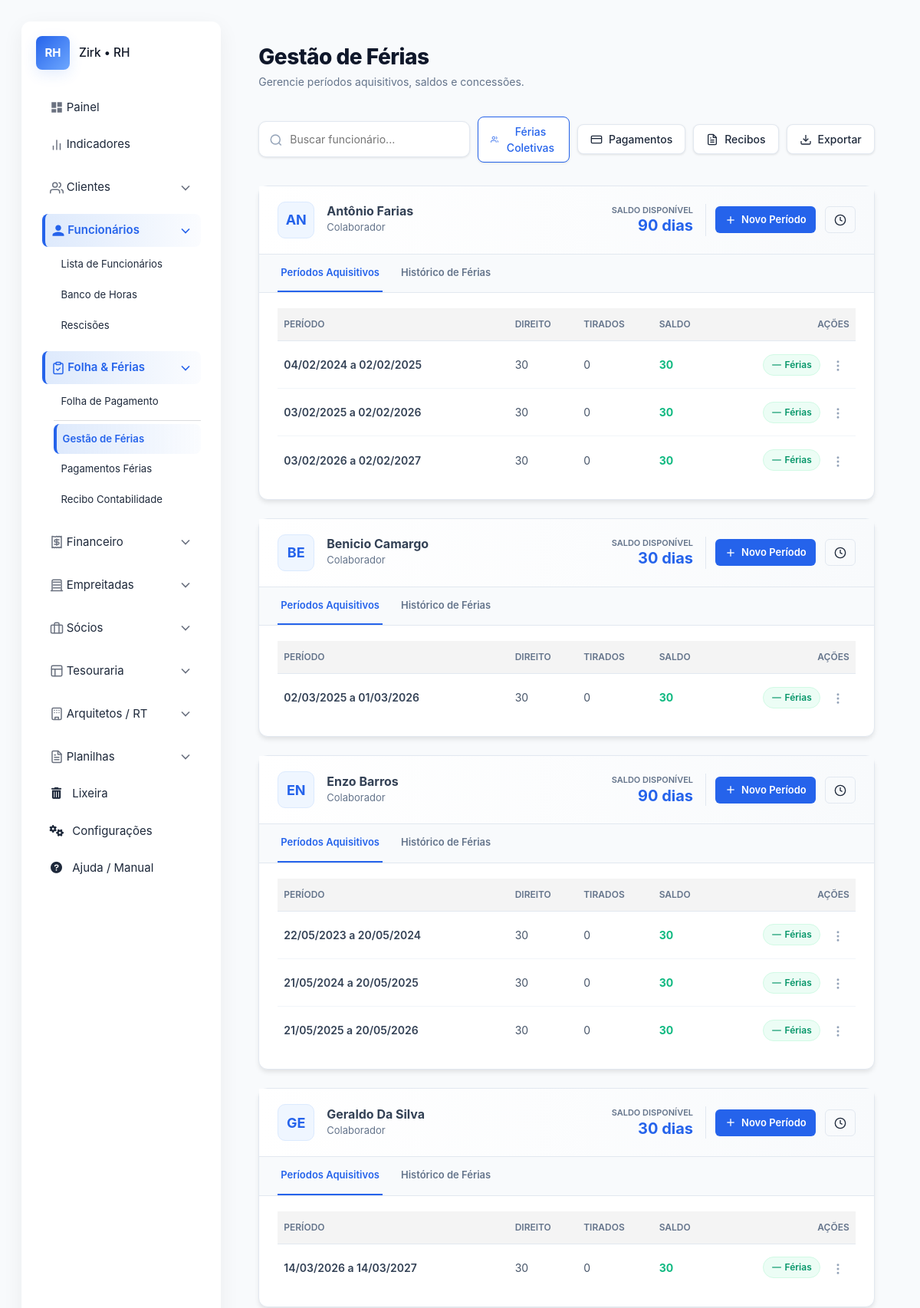
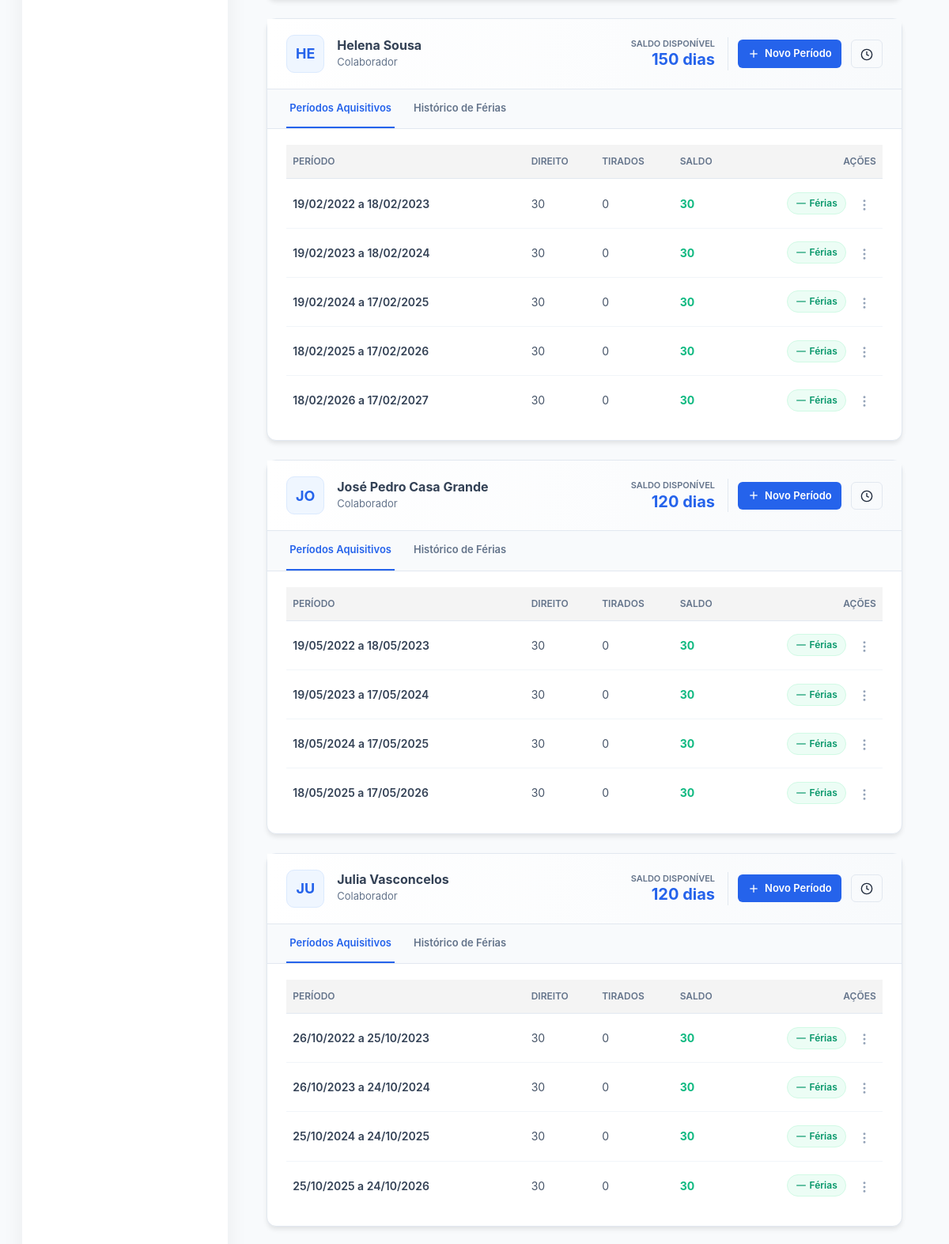
Screenshot of /ferias/ (signed in, upper part) with the database file from the repository (2 pictures, top to bottom).
### apps/funcionarios/models.py (models this page shows, shortened)
class Funcionario(SoftDeleteMixin):
    nome = models.CharField(max_length=200)
    data_nascimento = models.DateField(null=True, blank=True)
    natural_de = models.CharField(max_length=100, blank=True, null=True)
    sexo = models.CharField(
        max_length=1,
        choices=Sexo.choices,
        default=Sexo.OUTRO)
    grau_instrucao = models.IntegerField(choices=GrauInstrucao.choices, null=True, blank=True)
    estado_civil = models.CharField(max_length=3, choices=EstadoCivil.choices, blank=True, null=True)
    conjuge = models.CharField(max_length=200, blank=True, null=True)
    nome_pai = models.CharField(max_length=200, blank=True, null=True)
    nome_mae = models.CharField(max_length=200, blank=True, null=True)
    numero_filhos = models.PositiveIntegerField(default=0)
    def __str__(self):
        return self.nome

### apps/ferias/models.py (models this page shows)
class PeriodoAquisitivo(SoftDeleteMixin):
    funcionario = models.ForeignKey(Funcionario, on_delete=models.CASCADE, related_name='periodos_aquisitivos')
    data_inicio = models.DateField()
    data_fim = models.DateField()
    dias_direito = models.PositiveIntegerField(default=30)
    def __str__(self):
        return f"{self.funcionario.nome} - {self.data_inicio:%d/%m/%Y} a {self.data_fim:%d/%m/%Y}"
    def dias_gozados(self):
        total = 0
        for f in self.ferias_registradas.all(): #type: ignore
            total += max(0, (f.dias_tirados+ (f.faltas_justificadas_descontadas or 0)))
        return total
    def saldo_restante(self):
        saldo = self.dias_direito - self.dias_gozados()
        return saldo

### apps/ferias/views.py (the view)
# urls.py: path('', views.listar_funcionarios, name='listar_funcionarios'),
@login_required
def listar_funcionarios(request):
    funcionarios = (
        Funcionario.objects
        .select_related("banco_horas")
        .prefetch_related("periodos_aquisitivos__ferias_registradas")
        .order_by("nome")
    )
    form_periodo = PeriodoAquisitivoForm()
    form_ferias = FeriasForm()
    form_ferias_coletivas = FeriasColetivasForm()
    return render(request, "core/ferias/listar_funcionarios.html", {
        "funcionarios": funcionarios,
        "form_periodo": form_periodo,
        "form_ferias": form_ferias,
        "form_ferias_coletivas": form_ferias_coletivas, # Passando para o template
    })

### apps/ferias/forms.py (shortened to what this page needs)
class PeriodoAquisitivoForm(forms.ModelForm):
    class Meta:
        model = PeriodoAquisitivo
        fields = ['funcionario', 'data_inicio', 'data_fim', 'dias_direito']
        widgets = {
            'funcionario': forms.Select(attrs={'class': 'form-select'}),
            'data_inicio': forms.DateInput(attrs={'type': 'date', 'class': 'form-control'}, format='%Y-%m-%d'),
            'data_fim': forms.DateInput(attrs={'type': 'date', 'class': 'form-control'}, format='%Y-%m-%d'),
            'dias_direito': forms.NumberInput(attrs={'class': 'form-control', 'max': 30}),
        }

### apps/configuracoes/context_processors.py (called while the page is built)
def configuracoes_globais(request):
    return {}

### apps/configuracoes/mixin.py (called while the page is built)
    def get_queryset(self):
        return super().get_queryset().filter(is_deleted=False)

### apps/ferias/service.py (called while the page is built, shortened)
def gerar_novo_periodo_aquisitivo(funcionario):
    if getattr(funcionario, 'is_deleted', False):
        return None
    if not hasattr(funcionario, 'dados_trabalhistas'):
        return None
    dados = funcionario.dados_trabalhistas
    data_admissao = dados.data_admissao_marcenaria or dados.data_admissao_contabilidade
    if not data_admissao:
        return None
    ultimo_periodo = funcionario.periodos_aquisitivos.order_by('-data_fim').first()
    hoje = timezone.now().date()
    data_limite_retroativa = hoje - relativedelta(years=2)
    data_inicio_calculada = None
    if not ultimo_periodo:
        data_inicio_calculada = data_admissao
    else:
        if ultimo_periodo.data_fim >= hoje:
            return None  # Período atual ainda está vigente
        data_inicio_calculada = ultimo_periodo.data_fim + timedelta(days=1)

def atualizar_todos_periodos():
    funcionarios = Funcionario.objects.all() # O SoftDeleteMixin já deve filtrar os deletados
    for func in funcionarios:
        if getattr(func, 'is_deleted', False):
            continue
        gerar_novo_periodo_aquisitivo(func)

### templates/core/ferias/listar_funcionarios.html (shortened to what this page needs)
{% extends "core/base.html" %}
{% load static %}
{% block content %}
<div class="rh-container">
    <div class="rh-header">
        <div class="rh-title">
            <h1>Gestão de Férias</h1>
            <p>Gerencie períodos aquisitivos, saldos e concessões.</p>
        </div>
        <div class="header-actions">
            <div class="search-bar">
                <span class="search-icon">
                    <svg width="18" height="18" viewBox="0 0 24 24" fill="none" stroke="currentColor" stroke-width="2"><circle cx="11" cy="11" r="8"></circle><line x1="21" y1="21" x2="16.65" y2="16.65"></line></svg>
                </span>
                <input id="searchInput" type="text" placeholder="Buscar funcionário..." onkeyup="filterEmployees()">
            </div>
            <button onclick="openModal('modalColetivas')" class="btn-nav" style="color: var(--primary); border-color: var(--primary);">
                <svg width="16" height="16" viewBox="0 0 24 24" fill="none" stroke="currentColor" stroke-width="2"><path d="M17 21v-2a4 4 0 0 0-4-4H5a4 4 0 0 0-4 4v2"></path><circle cx="9" cy="7" r="4"></circle><path d="M23 21v-2a4 4 0 0 0-3-3.87"></path><path d="M16 3.13a4 4 0 0 1 0 7.75"></path></svg>
                Férias Coletivas
            </button>
            <a href="{% url 'ferias:listar_pagamentos' %}" class="btn-nav">
                <svg width="16" height="16" viewBox="0 0 24 24" fill="none" stroke="currentColor" stroke-width="2"><rect x="2" y="5" width="20" height="14" rx="2"></rect><line x1="2" y1="10" x2="22" y2="10"></line></svg>
                Pagamentos
            </a>
            <a href="{% url 'ferias:listar_recibos' %}" class="btn-nav">
                Recibos
            </a>
            <a href="{% url 'ferias:exportar_planilha_ferias' %}" class="btn-nav" title="Baixar Planilha Geral">
                <svg width="16" height="16" viewBox="0 0 24 24" fill="none" stroke="currentColor" stroke-width="2"><path d="M21 15v4a2 2 0 0 1-2 2H5a2 2 0 0 1-2-2v-4"></path><polyline points="7 10 12 15 17 10"></polyline><line x1="12" y1="15" x2="12" y2="3"></line></svg>
                Exportar
            </a>
        </div>
    </div>
    <div class="rh-grid" id="employeesGrid">
        {% for funcionario in funcionarios %}
        <div class="employee-card" data-name="{{ funcionario.nome|lower }}">
            <div class="card-header">
                <div class="user-info">
                    <div class="avatar">{{ funcionario.nome|slice:":2"|upper }}</div>
                    <div class="user-details">
                        <h3>{{ funcionario.nome }}</h3>
                        <span>{{ funcionario.funcao|default:"Colaborador" }}</span>
                    </div>
                </div>
                <div class="card-actions">
                    <div class="saldo-badge">
                        <small>Saldo Disponível</small>
                        <strong id="saldo-display-{{ funcionario.id }}">--</strong>
                    </div>
                    <button onclick="openCreatePeriodo('{{ funcionario.id }}')" class="btn-action-sm">
                        <svg width="16" height="16" viewBox="0 0 24 24" fill="none" stroke="currentColor" stroke-width="2"><line x1="12" y1="5" x2="12" y2="19"></line><line x1="5" y1="12" x2="19" y2="12"></line></svg>
                        Novo Período
                    </button>
                    <a href="{% url 'banco_horas:registrar' %}?func={{ funcionario.id }}" class="btn-ghost-sm" title="Lançar Horas">
                        <svg width="16" height="16" viewBox="0 0 24 24" fill="none" stroke="currentColor" stroke-width="2"><circle cx="12" cy="12" r="10"></circle><polyline points="12 6 12 12 16 14"></polyline></svg>
                    </a>
                </div>
            </div>
            <div class="tabs-container">
                <div class="rh-tabs">
                    <div class="rh-tab active" onclick="switchTab(this, 'periodos-{{ funcionario.id }}')">Períodos Aquisitivos</div>
                    <div class="rh-tab" onclick="switchTab(this, 'ferias-{{ funcionario.id }}')">Histórico de Férias</div>
                </div>
            </div>
            <div id="periodos-{{ funcionario.id }}" class="tab-content active">
                {% if funcionario.periodos_aquisitivos.all %}
                <table class="rh-table">
                    <thead>
                        <tr>
                            <th style="width: 40%;">Período</th>
                            <th>Direito</th>
                            <th>Tirados</th>
                            <th>Saldo</th>
                            <th style="text-align: right;">Ações</th>
                        </tr>
                    </thead>
                    <tbody>
                        {% for periodo in funcionario.periodos_aquisitivos.all %}
                        <tr>
                            <td>
                                <div class="periodo-dates">{{ periodo.data_inicio|date:"d/m/Y" }} a {{ periodo.data_fim|date:"d/m/Y" }}</div>
                            </td>
                            <td>{{ periodo.dias_direito }}</td>
                            <td>{{ periodo.dias_gozados }}</td>
                            <td>
                                <span class="calc-saldo" data-emp="{{ funcionario.id }}" style="font-weight:700; color: {% if periodo.saldo_restante < 0 %}var(--danger){% else %}var(--success){% endif %}">
                                    {{ periodo.saldo_restante }}
                                </span>
                            </td>
                            <td style="text-align: right;">
                                <div style="display: flex; align-items: center; justify-content: flex-end; gap: 8px;">
                                    {% if periodo.saldo_restante > 0 %}
                                    <button class="btn-launch" onclick="openCreateFerias('{{ periodo.pk }}')">
                                        <svg width="14" height="14" viewBox="0 0 24 24" fill="none" stroke="currentColor" stroke-width="2"><path d="M2 12h20"></path></svg>
                                        Férias
                                    </button>
                                    {% endif %}
                                    <div class="action-menu">
                                        <button class="btn-icon" onclick="toggleMenu('menu-p-{{ periodo.pk }}')">
                                            <svg width="18" height="18" viewBox="0 0 24 24" fill="none" stroke="currentColor" stroke-width="2"><circle cx="12" cy="12" r="1"></circle><circle cx="12" cy="5" r="1"></circle><circle cx="12" cy="19" r="1"></circle></svg>
                                        </button>
                                    </div>
                                </div>
                            </td>
                        </tr>
                        {% endfor %}
                    </tbody>
                </table>
                {% else %}
                <div style="text-align: center; padding: 20px; color: var(--text-muted); font-size: 14px;">
                    Nenhum período aquisitivo cadastrado para este colaborador.
                </div>
                {% endif %}
            </div>
        </div>
        {% empty %}
        <div style="text-align: center; padding: 40px; color: var(--text-muted);">
            Nenhum funcionário encontrado.
        </div>
        {% endfor %}
    </div>
</div>
{% endblock %}

### static/core/css/style.css (style rules this page uses)
:root { --bg: #f5f7fb; --surface: #ffffff; --surface-secondary: #f7faff; --text: #111827; --text-secondary: #4b5563; --muted: #6b7280; --primary: #1f6feb; --primary-hover: #1a5dbd; --accent: #13a38c; --danger: #e5544b; --border-color: #e5e7eb; --input-bg: #fbfcfe; --input-border: #e7edf8; --table-header-bg: #f4f4f4; --table-row-hover: #f9f9f9; --nav-hover: #F3F6FB; --shadow-color: rgba(15, 23, 42, 0.06); --shadow-primary: rgba(31, 111, 235, 0.12); --radius: 10px; --gap: 18px; font-family: Inter, system-ui, -apple-system, "Segoe UI", Roboto, "Helvetica Neue", Arial; font-size: 15px; }
* { box-sizing: border-box; }
html, body { height: 100%; margin: 0; background: var(--bg); color: var(--text); -webkit-font-smoothing: antialiased; }
a:not(.btn), a:not(.btn):link, a:not(.btn):visited, a:not(.btn):hover, a:not(.btn):active, a:not(.btn):focus { text-decoration: none !important; color: inherit !important; }
button { font: inherit; }
table { width: 100%; border-collapse: collapse; font-size: 0.95rem; }
thead th { text-align: left; padding: 10px 8px; color: var(--muted); font-weight: 700; border-bottom: 1px solid var(--border-color); }
th, td { padding: 12px 20px; text-align: left; border-bottom: 1px solid var(--border-color); color: var(--text); }
th { background-color: var(--table-header-bg); }

### rows the page displays
Funcionario: nome "AN", nome "Antônio Farias", funcao "Colaborador"
PeriodoAquisitivo: data_inicio "04/02/2024", data_fim "02/02/2025", dias_direito "30", dias_gozados "0", saldo_restante "30"
PeriodoAquisitivo: data_inicio "03/02/2025", data_fim "02/02/2026", dias_direito "30", dias_gozados "0", saldo_restante "30"
PeriodoAquisitivo: data_inicio "03/02/2026", data_fim "02/02/2027", dias_direito "30", dias_gozados "0", saldo_restante "30"
Funcionario: nome "BE", nome "Benicio Camargo", funcao "Colaborador"
PeriodoAquisitivo: data_inicio "02/03/2025", data_fim "01/03/2026", dias_direito "30", dias_gozados "0", saldo_restante "30"
Funcionario: nome "EN", nome "Enzo Barros", funcao "Colaborador"
PeriodoAquisitivo: data_inicio "22/05/2023", data_fim "20/05/2024", dias_direito "30", dias_gozados "0", saldo_restante "30"
PeriodoAquisitivo: data_inicio "21/05/2024", data_fim "20/05/2025", dias_direito "30", dias_gozados "0", saldo_restante "30"
PeriodoAquisitivo: data_inicio "21/05/2025", data_fim "20/05/2026", dias_direito "30", dias_gozados "0", saldo_restante "30"
Funcionario: nome "GE", nome "Geraldo Da Silva", funcao "Colaborador"
PeriodoAquisitivo: data_inicio "14/03/2026", data_fim "14/03/2027", dias_direito "30", dias_gozados "0", saldo_restante "30"
Funcionario: nome "HE", nome "Helena Sousa", funcao "Colaborador"
PeriodoAquisitivo: data_inicio "19/02/2022", data_fim "18/02/2023", dias_direito "30", dias_gozados "0", saldo_restante "30"
PeriodoAquisitivo: data_inicio "19/02/2023", data_fim "18/02/2024", dias_direito "30", dias_gozados "0", saldo_restante "30"
PeriodoAquisitivo: data_inicio "19/02/2024", data_fim "17/02/2025", dias_direito "30", dias_gozados "0", saldo_restante "30"
PeriodoAquisitivo: data_inicio "18/02/2025", data_fim "17/02/2026", dias_direito "30", dias_gozados "0", saldo_restante "30"
PeriodoAquisitivo: data_inicio "18/02/2026", data_fim "17/02/2027", dias_direito "30", dias_gozados "0", saldo_restante "30"
Funcionario: nome "JO", nome "José Pedro Casa Grande", funcao "Colaborador"
PeriodoAquisitivo: data_inicio "19/05/2022", data_fim "18/05/2023", dias_direito "30", dias_gozados "0", saldo_restante "30"
PeriodoAquisitivo: data_inicio "19/05/2023", data_fim "17/05/2024", dias_direito "30", dias_gozados "0", saldo_restante "30"
PeriodoAquisitivo: data_inicio "18/05/2024", data_fim "17/05/2025", dias_direito "30", dias_gozados "0", saldo_restante "30"
PeriodoAquisitivo: data_inicio "18/05/2025", data_fim "17/05/2026", dias_direito "30", dias_gozados "0", saldo_restante "30"
Funcionario: nome "JU", nome "Julia Vasconcelos", funcao "Colaborador"
PeriodoAquisitivo: data_inicio "26/10/2022", data_fim "25/10/2023", dias_direito "30", dias_gozados "0", saldo_restante "30"
PeriodoAquisitivo: data_inicio "26/10/2023", data_fim "24/10/2024", dias_direito "30", dias_gozados "0", saldo_restante "30"
PeriodoAquisitivo: data_inicio "25/10/2024", data_fim "24/10/2025", dias_direito "30", dias_gozados "0", saldo_restante "30"
PeriodoAquisitivo: data_inicio "25/10/2025", data_fim "24/10/2026", dias_direito "30", dias_gozados "0", saldo_restante "30"
